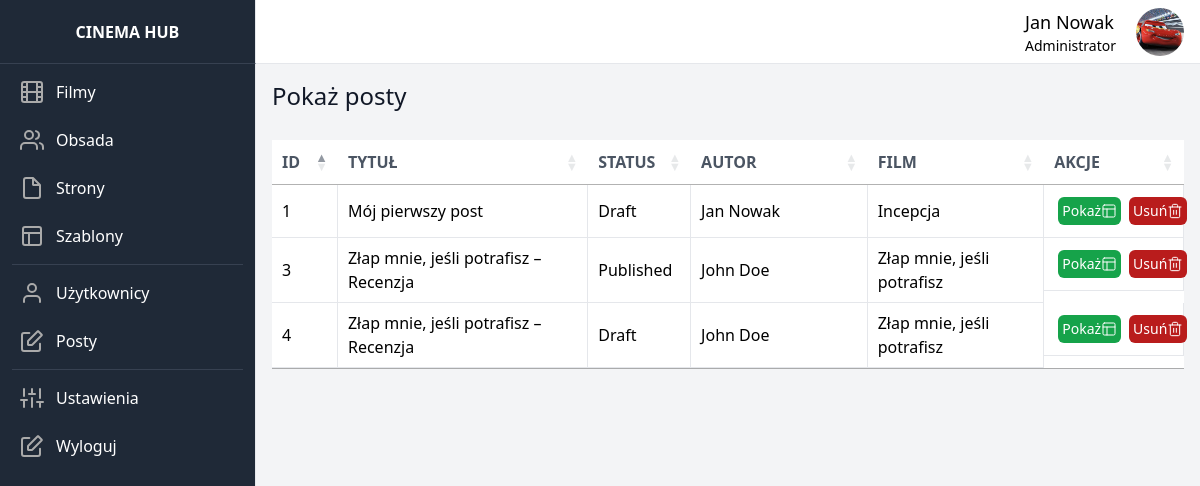
The page /posts (signed in) on the database its author committed.
### dashboard/models.py (models this page shows, shortened)
class UserData(models.Model):
    user = models.OneToOneField(User, on_delete=models.CASCADE)
    image = models.ImageField(upload_to=user_directory_path, default='default/user.jpg')

class Post(models.Model):
    title = models.CharField(max_length=150)
    content = models.TextField(blank=True, null=True)
    status = models.ForeignKey(Status, on_delete=models.SET_NULL, null=True)
    created_at = models.DateTimeField(auto_now_add=True)
    edited_at = models.DateTimeField(auto_now=True)
    published_at = models.DateTimeField(blank=True, null=True)
    created_by = models.ForeignKey(User, on_delete=models.SET_NULL, null=True, blank=True)
    movie = models.ForeignKey(Movie, on_delete=models.SET_NULL, null=True, blank=True)

class Status(models.Model):
    id = models.AutoField(primary_key=True)
    name = models.CharField(max_length=50, unique=True)

class Movie(models.Model):
    title = models.CharField(max_length=150)
    release_date = models.DateField()
    description = models.TextField()
    poster = models.ImageField(upload_to=movie_directory_path, default='default/movie.jpg')
    crew_members = models.ManyToManyField(
        CrewMember,
        through='MovieCrewMember',
        related_name='movies'
    )
    created_by = models.ForeignKey(User, on_delete=models.SET_NULL, null=True, blank=True)
    category = models.ForeignKey(Category, on_delete=models.CASCADE)

### dashboard/views.py (the view)
# urls.py: path('posts', show_posts, name='show_posts'),
@login_required
def show_posts(request):
    posts = Post.objects.all()
    return render(request, 'show_posts.html', {'posts': posts})

### dashboard_theme/templates/show_posts.html (shortened to what this page needs)
{% extends 'base.html' %}
{% block extra_head %}
    <link rel="stylesheet" type="text/css" href="https://cdn.datatables.net/1.10.21/css/jquery.dataTables.css">
{% endblock %}
{% block content %}
        <div class="w-full flex flex-row justify-between">
            <p class="font-medium text-gray-900 text-2xl mb-7">Pokaż posty</p>
        </div>
        <table class="w-full table-fixed" datatable id="data-table">
            <thead class="">
              <tr class="bg-white my-5">
                <th style="width: 5%" class="py-5 px-6 text-left text-gray-600 font-bold uppercase">ID</th>
                <th style="width: 30%" class="py-5 px-6 text-left text-gray-600 font-bold uppercase">Tytuł</th>
                <th style="width: 10%" class="py-5 px-6 text-left text-gray-600 font-bold uppercase">Status</th>
                <th style="width: 20%" class="py-5 px-6 text-left text-gray-600 font-bold uppercase">Autor</th>
                <th style="width: 20%" class="py-5 px-6 text-left text-gray-600 font-bold uppercase">Film</th>
                <th style="width: 15%" class="py-5 px-6 text-left text-gray-600 font-bold uppercase">Akcje</th>
              </tr>
            </thead>
            <tbody class="bg-white">
              {% for post in posts %}
              <tr>
                <td class="py-5 w-2 border-b border-r border-gray-200">{{ post.id }}</td>
                <td class="py-5 px-6 border-b border-r border-gray-200">{{ post.title }}</td>
                <td class="py-5 px-6 border-b border-r border-gray-200">{{ post.status.name }}</td>
                <td class="py-5 px-6 border-b border-r border-gray-200">{{ post.created_by.first_name }} {{ post.created_by.last_name }}</td>
                <td class="py-5 px-6 border-b border-r border-gray-200">{{ post.movie.title }}</td>
                <td class="py-5 px-6 border-b border-r border-gray-200 flex flex-row justify-around">
                    <a href="{% url 'show_post' id=post.id %}" class="m-1 p-1 bg-green-600 flex flex-row w-20 justify-around rounded-md text-sm hover:bg-green-800">
                        <p class="text-white my-auto">
                            Pokaż
                        </p>
                        <svg  class="my-auto" xmlns="http://www.w3.org/2000/svg" width="16" height="16" viewBox="0 0 24 24" fill="none" stroke="#ffffff" stroke-width="1.5" stroke-linecap="round" stroke-linejoin="round"><rect x="3" y="3" width="18" height="18" rx="2"/><path d="M3 9h18M9 21V9"/></svg>
                    </a>
                    <a href="#" class="m-1 p-1 bg-red-700 flex flex-row w-20 justify-around rounded-md text-sm hover:bg-red-900">
                        <p class="text-white my-auto">
                            Usuń
                        </p>
                    </a>
                </td>
              </tr>
              {% empty %}
              <tr>
                <td colspan="5" class="text-center font-normal leading-normal text-sm">No pages found</td>
              </tr>
              {% endfor %}
            </tbody>
      </table>
{% endblock %}

### dashboard_theme/templates/base.html (shortened to what this page needs)
{% load static tailwind_tags %}
{% load static %}
<!DOCTYPE html>
<html lang="en">
	<head>
		{% tailwind_css %}
        {% block extra_head %}{% endblock %}
	</head>
	<body class="bg-gray-50">
    <div class="flex flex-row h-screen bg-gray-100">
        <aside id="sidebar" class="h-full flex flex-shrink-0 flex-col w-64 transition-width duration-75" aria-label="Sidebar">
            <div class="flex items-center justify-center h-16 bg-gray-800 border-r border-b border-b-gray-700">
                    <span class="text-gray-900 font-bold uppercase text-white">Cinema Hub</span>
            </div>
          <div class="relative flex-1 flex flex-col min-h-0 border-r border-gray-200 bg-gray-800 pt-0">
            <div class="flex-1 flex flex-col pb-4 overflow-y-auto">
              <div class="flex-1 px-3 bg-gray-800 divide-y space-y-1">
                <ul class="space-y-2 pb-2 pt-2">
                  <li>
                      <a href="{% url 'show_movies' %}" class="text-base text-gray-900 font-normal rounded-lg flex items-center p-2 hover:bg-gray-700 group">
                        <span class="ml-3 leading-none text-white">Filmy</span>
                      </a>
                  </li>
                  <li>
                      <a href="{% url 'show_members' %}" class="text-base text-gray-900 font-normal rounded-lg flex items-center p-2 hover:bg-gray-700 group">
                        <span class="ml-3 leading-none text-white">Obsada</span>
                      </a>
                  </li>
                  <li>
                      <a href="{% url 'show_pages' %}" class="text-base text-gray-900 font-normal rounded-lg flex items-center p-2 hover:bg-gray-700 group">
                        <svg class="w-6 h-6" xmlns="http://www.w3.org/2000/svg" width="20" height="20" viewBox="0 0 24 24" fill="none" stroke="#aaaaaa" stroke-width="2" stroke-linecap="round" stroke-linejoin="bevel"><path d="M13 2H6a2 2 0 0 0-2 2v16c0 1.1.9 2 2 2h12a2 2 0 0 0 2-2V9l-7-7z"/><path d="M13 3v6h6"/></svg>
                        <span class="ml-3 leading-none text-white">Strony</span>
                      </a>
                  </li>
                    <li>
                      <a href="{% url 'show_templates' %}" class="text-base text-gray-900 font-normal rounded-lg flex items-center p-2 hover:bg-gray-700 group">
                        <svg class="w-6 h-6" xmlns="http://www.w3.org/2000/svg" width="20" height="20" viewBox="0 0 24 24" fill="none" stroke="#aaaaaa" stroke-width="2" stroke-linecap="round" stroke-linejoin="bevel"><rect x="3" y="3" width="18" height="18" rx="2"/><path d="M3 9h18M9 21V9"/></svg>
                        <span class="ml-3 leading-none text-white">Szablony</span>
                      </a>
                  </li>
                     <hr class="h-px my-8 bg-gray-700 border-0">
                    <li>
                      <a href="{% url 'show_users' %}" class="text-base text-gray-900 font-normal rounded-lg flex items-center p-2 hover:bg-gray-700 group">
                        <svg class="w-6 h-6" xmlns="http://www.w3.org/2000/svg" width="20" height="20" viewBox="0 0 24 24" fill="none" stroke="#aaaaaa" stroke-width="2" stroke-linecap="round" stroke-linejoin="bevel"><path d="M20 21v-2a4 4 0 0 0-4-4H8a4 4 0 0 0-4 4v2"></path><circle cx="12" cy="7" r="4"></circle></svg>
                        <span class="ml-3 leading-none text-white">Użytkownicy</span>
                      </a>
                  </li>
                    <li>
                      <a href="{% url 'show_posts' %}" class="text-base text-gray-900 font-normal rounded-lg flex items-center p-2 hover:bg-gray-700 group">
                        <span class="ml-3 leading-none text-white">Posty</span>
                      </a>
                  </li>
                    <hr class="h-px my-8 bg-gray-700 border-0">
                    <li>
                      <a href="#" class="text-base text-gray-900 font-normal rounded-lg flex items-center p-2 hover:bg-gray-700 group">
                        <span class="ml-3 leading-none text-white">Ustawienia</span>
                      </a>
                  </li>
                    <li>
                      <a href="{% url 'logout_tunnel' %}" class="text-base text-gray-900 font-normal rounded-lg flex items-center p-2 hover:bg-gray-700 group">
                        <span class="ml-3 leading-none text-white">Wyloguj</span>
                      </a>
                  </li>
                </ul>
              </div>
            </div>
          </div>
        </aside>
        <div class="flex flex-col w-full">
            <div class="flex items-center justify-between h-16 bg-white border-b border-gray-200">
                <div class="flex items-center pr-4 flex-1 justify-end">
                    <div class="justify-end flex flex-col mr-5">
                        <p class="text-lg">{{ user.first_name }} {{ user.last_name }}</p>
                        <p class="text-sm">{% if user.is_superuser %}Administrator{% elif user.is_stuff %}Moderator{% else %}Użytkownik{% endif %}</p>
                    </div>
                    <img class="rounded-full w-12 h-12 object-cover" src="{{ user.userdata.image.url }}" alt="{{ user.first_name }} {{ user.last_name }}">
                </div>
            </div>
            <div class="p-4 overflow-y-auto flex-1">
                {% block content %}{% endblock %}
            </div>
        </div>
        </div>
	</body>
</html>

### rows shown on the page
Post: id "1", title "Mój pierwszy post", status.name "Draft", created_by.first_name "Jan", created_by.last_name "Nowak", movie "Incepcja"
Post: id "3", title "Złap mnie, jeśli potrafisz – Recenzja", status.name "Published", created_by.first_name "John", created_by.last_name "Doe", movie "Złap mnie, jeśli potrafisz"
Post: id "4", title "Złap mnie, jeśli potrafisz – Recenzja", status.name "Draft", created_by.first_name "John", created_by.last_name "Doe", movie "Złap mnie, jeśli potrafisz"

### other values the page prints
{{ user.first_name }} "Jan"
{{ user.last_name }} "Nowak"
